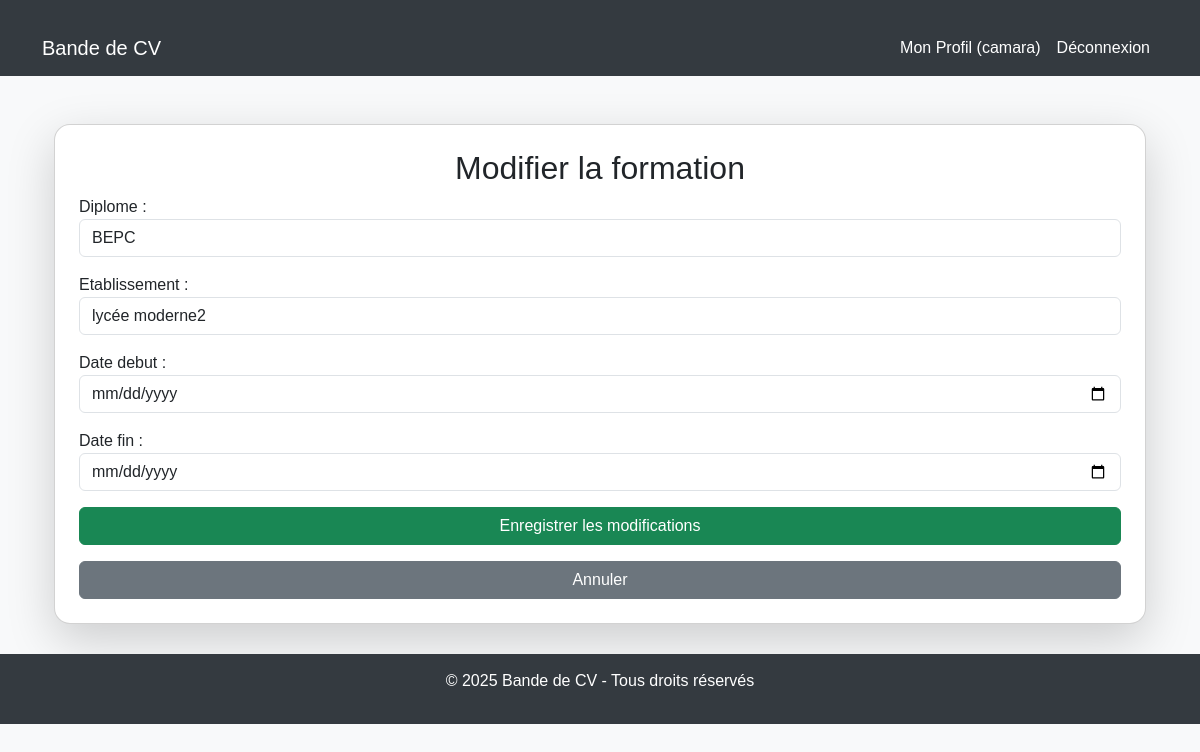
Screenshot of /cv/modifier_formation/4/ (signed in) with the database file from the repository.
### utilisateurs/models.py (models this page shows, shortened)
class Etudiant(AbstractUser):  # Chaque étudiant est un utilisateur
    photo = models.ImageField(upload_to='photos/', blank=True, null=True)
    tel = models.CharField(max_length=15, blank=True, null=True)
    adresse = models.TextField(blank=True, null=True)

### cv/models.py (models this page shows, shortened)
class Formation(models.Model):
    cv = models.ForeignKey(CV, on_delete=models.CASCADE, related_name="formations")
    diplome = models.CharField(max_length=255)
    etablissement = models.CharField(max_length=255)
    date_debut = models.DateField()
    date_fin = models.DateField(null=True, blank=True)

### cv/views.py (the view)
# urls.py: path('modifier_formation/<int:id>/', views.modifier_formation, name='modifier_formation'),
@login_required
def modifier_formation(request, id):
    formation = get_object_or_404(Formation, id=id)
    if request.method == 'POST':
        form = FormationForm(request.POST, instance=formation)
        if form.is_valid():
            form.save()
            return redirect('profil',user_id=request.user.id)  # Redirection vers le profil de l'utilisateur
    else:
        form = FormationForm(instance=formation)
    return render(request, 'cv/modifier_formation.html', {'form': form})

### cv/forms.py
class FormationForm(forms.ModelForm):
    class Meta:
        model = Formation
        fields = ['diplome', 'etablissement', 'date_debut', 'date_fin']
        widgets={
            'diplome': forms.TextInput(attrs={'class': 'form-control'}),
            'etablissement': forms.TextInput(attrs={'class': 'form-control'}),
            'date_debut': forms.DateInput(attrs={'class': 'form-control', 'type': 'date'}),
            'date_fin': forms.DateInput(attrs={'class': 'form-control', 'type': 'date'})
        }

### cv/templates/cv/modifier_formation.html (shortened to what this page needs)
{% extends 'cv/base.html' %}
{% block content %}
<div class="container mt-5">
    <div class="card shadow-lg p-4 rounded-4">
        <h2 class="text-center">Modifier la formation</h2>
        <form method="post">
            <div class="mb-3">
                {{ form.as_p }}
            </div>
            <button type="submit" class="btn btn-success w-100">Enregistrer les modifications</button>
        </form>
        <a href="{% url 'profil' user.id %}" class="btn btn-secondary w-100 mt-3">Annuler</a>
    </div>
</div>
{% endblock %}

### cv/templates/cv/base.html (shortened to what this page needs)
{% load static %}
<!DOCTYPE html>
<html lang="fr">
<head>
    <link rel="stylesheet" href="https://cdn.jsdelivr.net/npm/bootstrap@5.3.0/dist/css/bootstrap.min.css">
</head>
<body>
    <nav class="navbar navbar-expand-lg navbar-dark">
        <div class="container">
            <a class="navbar-brand" href="{% url 'accueil' %}">Bande de CV</a>
            <div class="collapse navbar-collapse" id="navbarNav">
                <ul class="navbar-nav ms-auto">
                    {% if user.is_authenticated %}
                        <li class="nav-item"><a class="nav-link" href="{% url 'profil' user.id %}">Mon Profil ({{ user.first_name }})</a></li>
                        <li class="nav-item"><a class="nav-link" href="{% url 'deconnexion' %}">Déconnexion</a></li>
                    {% else %}
                        <li class="nav-item"><a class="nav-link" href="{% url 'connexion' %}">Connexion</a></li>
                        <li class="nav-item"><a class="nav-link" href="{% url 'inscription' %}">Inscription</a></li>
                    {% endif %}
                </ul>
            </div>
        </div>
    </nav>
    <div class="container">
        {% block content %}{% endblock %}
    </div>
    <footer class="footer " style="position: relative; bottom: 0;">
        <p>&copy; 2025 Bande de CV - Tous droits réservés</p>
    </footer>
</body>
</html>

### cv/templates/cv/base.html (style rules this page uses)
body { background-color: #f8f9fa; font-family: 'Arial', sans-serif; }
.navbar { background-color: #343a40; }
.navbar-brand, .nav-link { color: white !important; }
.container { margin-top: 20px; }
.footer { background-color: #343a40; color: white; padding: 15px; text-align: center; margin-top: 30px; position: relative; bottom: 0; }

### rows the page displays
Etudiant: first_name "camara"
Formation: diplome "BEPC", etablissement "lycée moderne2"
